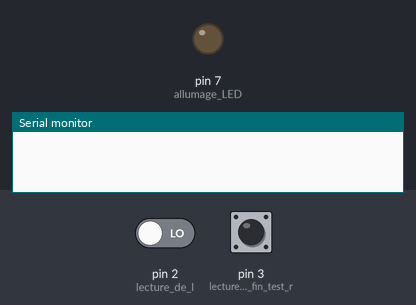
Simulated run of this sketch. Board: Arduino Uno, built with avr-gcc and run on an emulated ATmega328P. Shown: output pins drawn as LEDs (lit = HIGH), the last lines printed to the serial monitor. Dashed ring = blinking. The test bench sets the inputs (shaded band); at power-on: pin 3 (lecture_switch_fin_test_r) LOW, pin 2 (lecture_de_l) LOW.

Above: at 1.2 s.
1.3 s: pin 3 (lecture_switch_fin_test_r) pulled HIGH for 0.15 s
At 1.55 s:
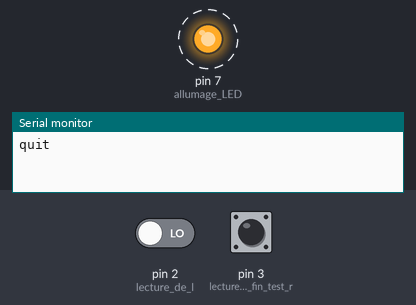
3.1 s: pin 2 (lecture_de_l) driven HIGH
At 3.7 s:
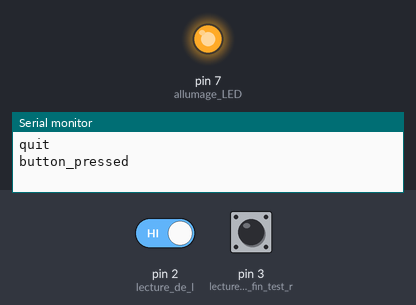
5.6 s: pin 2 (lecture_de_l) driven LOW
At 7.2 s:
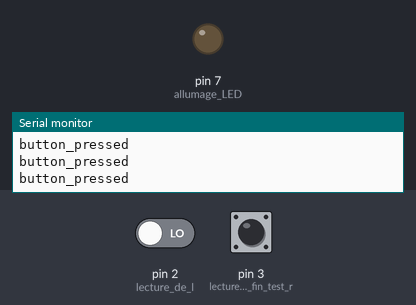
7.6 s: pin 3 (lecture_switch_fin_test_r) pulled HIGH for 3.2 s
At 7.85 s:
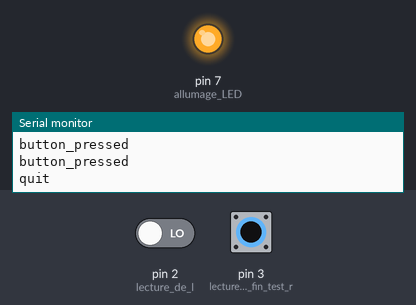
Timing chart, 0 to 12.0 s (numbered marks = the images above; inputs shaded):
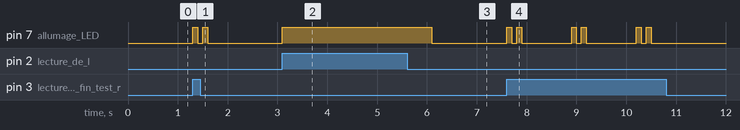

The sketch:

arduino_script.ino
```cpp
int switchState = 0;
int switchState_quit=0;
void setup(){
  Serial.begin(9600);
  pinMode(2,INPUT); //lecture de l'état du switch test
  pinMode(3,INPUT); //lecture switch fin test robot twitter
  pinMode(7,OUTPUT); //allumage LED
}

void loop(){
  switchState = digitalRead(2);
  switchState_quit=digitalRead(3);
  //test état du switch test
  if (switchState == HIGH){
    digitalWrite(7,HIGH);
    Serial.write("button_pressed\n");
    delay(1000);
   }
  else {
    digitalWrite(7,LOW);
  }

   //test switch fermeture robot twitter
   if (switchState_quit==HIGH){
     Serial.write("quit\n");
     digitalWrite(7,HIGH);
     delay(100);
     digitalWrite(7,LOW);
     delay(100);
     digitalWrite(7,HIGH);
     delay(100);
     digitalWrite(7,LOW);
     delay(1000);
    }
}
```

Measured:
- after the input at 1.3 s, pin 7 (allumage_LED): alternates HIGH for 0.10 s and LOW for 0.10 s, 4 changes in all, then stays LOW, starting at once
- after the input at 3.1 s, pin 7 (allumage_LED): LOW → HIGH at once
- after the input at 5.6 s, pin 7 (allumage_LED): HIGH → LOW after 0.50 s
- after the input at 7.6 s, pin 7 (allumage_LED): LOW → HIGH at once, then repeats every 1.3 s: LOW 0.10 s, HIGH 0.10 s, LOW 1.0 s, HIGH 0.10 s, until it stays LOW from 10.5 s
